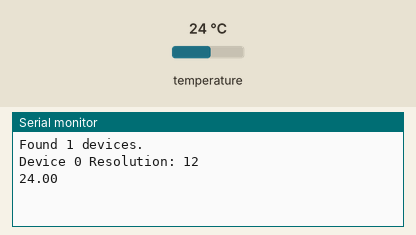
A program run on a simulated ESP32. Parts: the last lines printed to the serial monitor. The test bench sets the inputs (shaded band); at power-on: temperature 24 °C.

Above: at 18.0 s.
18.1 s: temperature set to 12 °C
At 21.9 s:
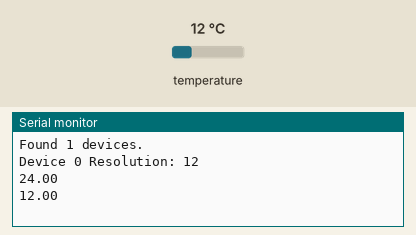
34.2 s: temperature set to 19 °C
At 43.6 s:
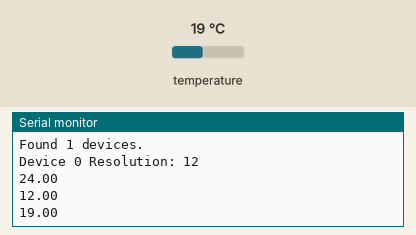

The program:

main.cpp
```cpp
#include <Arduino.h>

#include <OneWire.h>
#include <DallasTemperature.h>

// Data wire is connected to GPIO 4
#define ONE_WIRE_BUS 13

// Setup a oneWire instance to communicate with any OneWire devices
OneWire oneWire(ONE_WIRE_BUS);

// Pass our oneWire reference to Dallas Temperature sensor
DallasTemperature sensors(&oneWire);

DeviceAddress Thermometer;

String readDSTemperatureC() {
  // Call sensors.requestTemperatures() to issue a global temperature and Requests to all devices on the bus
  sensors.requestTemperatures();
  float tempC = sensors.getTempCByIndex(0);

  if(tempC == -127.00) {
    Serial.println("Failed to read from DS18B20 sensor");
    return "--";
  } else {
    return String(tempC);
  }
}


void setup(){
  Serial.begin(115200);

  sensors.begin();
  delay(20);

  Serial.print("Found ");
  Serial.print(sensors.getDeviceCount(), DEC);   // First device is 0?
  Serial.println(" devices.");

  sensors.getAddress(Thermometer, 0);

  // sensors.setResolution(Thermometer, 9);

  Serial.print("Device 0 Resolution: ");
  Serial.println(sensors.getResolution(Thermometer), DEC);

}

void loop(){
    String temperatureC = readDSTemperatureC();
    Serial.println(temperatureC);

    delay(20000);
}
```

Measured:
- after the input at 18.1 s, the serial monitor: prints a new line after 3.5 s (image 1)
- after the input at 34.2 s, the serial monitor: prints a new line after 8.1 s (image 2)
